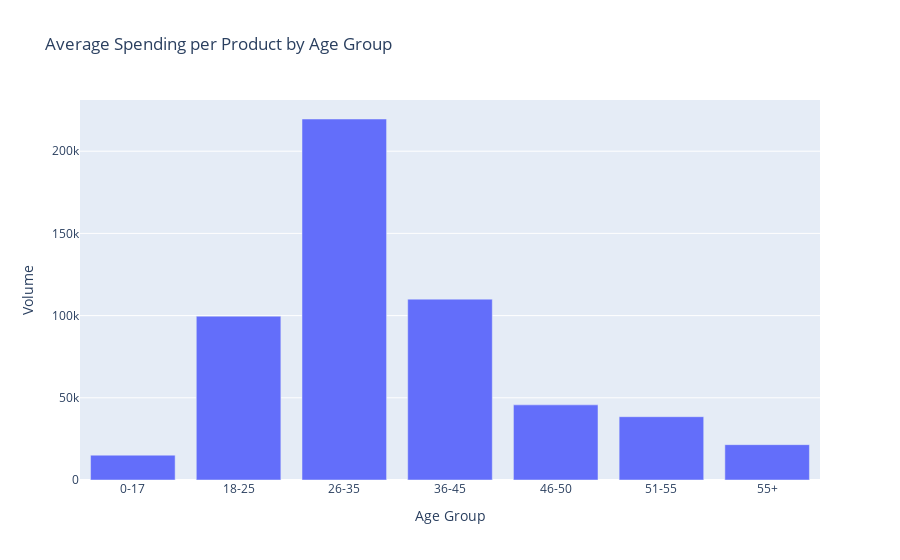

The cell this chart's notebook holds for it:
### Code cell
fig = px.bar(Grouped_by_Age, x=Grouped_by_Age.index, y="Volume",
             labels={"Age": "Age Group", "Average_Spending_Per_Product": "Average Spending per Product"},
             title="Average Spending per Product by Age Group")

# Show the plot
fig.show()

### Figure 1 — Plotly figure (JSON) as saved in the notebook; plotly's stock layout.template omitted (floating-point values rounded to 4 significant figures)
{"data": [{"alignmentgroup": "True", "hovertemplate": "Age Group=%{x}<br>Volume=%{y}<extra></extra>", "legendgroup": "", "marker": {"color": "#636efa", "pattern": {"shape": ""}}, "name": "", "offsetgroup": "", "orientation": "v", "showlegend": false, "textposition": "auto", "type": "bar", "x": ["0-17", "18-25", "26-35", "36-45", "46-50", "51-55", "55+"], "xaxis": "x", "y": [15102, 99660, 219587, 110013, 45701, 38501, 21504], "yaxis": "y"}], "layout": {"barmode": "relative", "legend": {"tracegroupgap": 0}, "title": {"text": "Average Spending per Product by Age Group"}, "xaxis": {"anchor": "y", "domain": [0, 1], "title": {"text": "Age Group"}}, "yaxis": {"anchor": "x", "domain": [0, 1], "title": {"text": "Volume"}}}}
